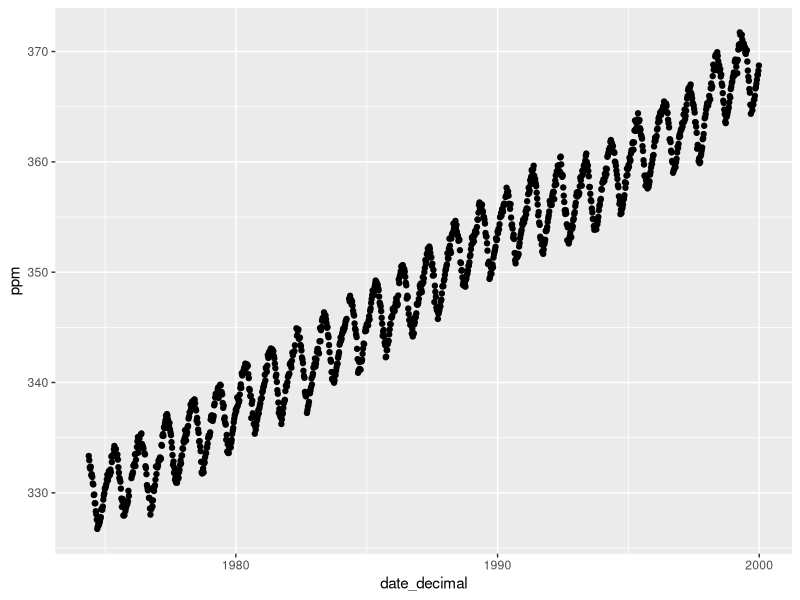
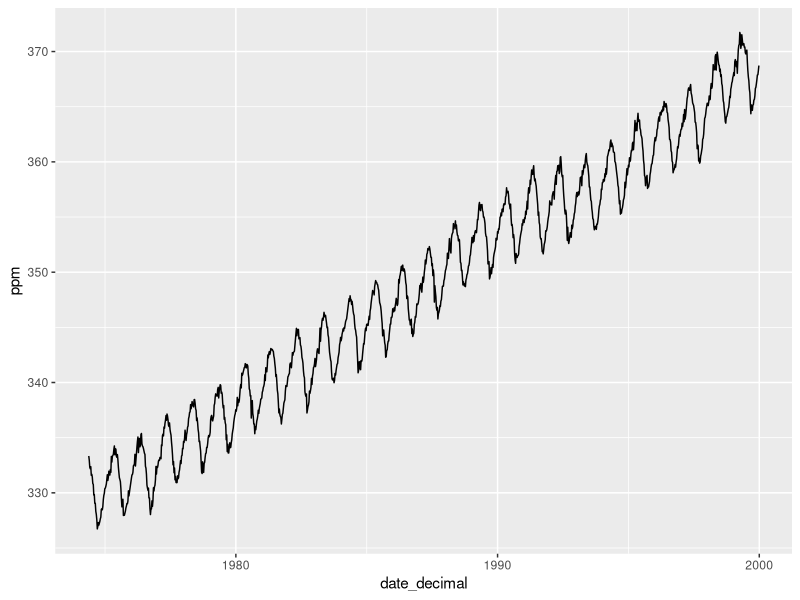
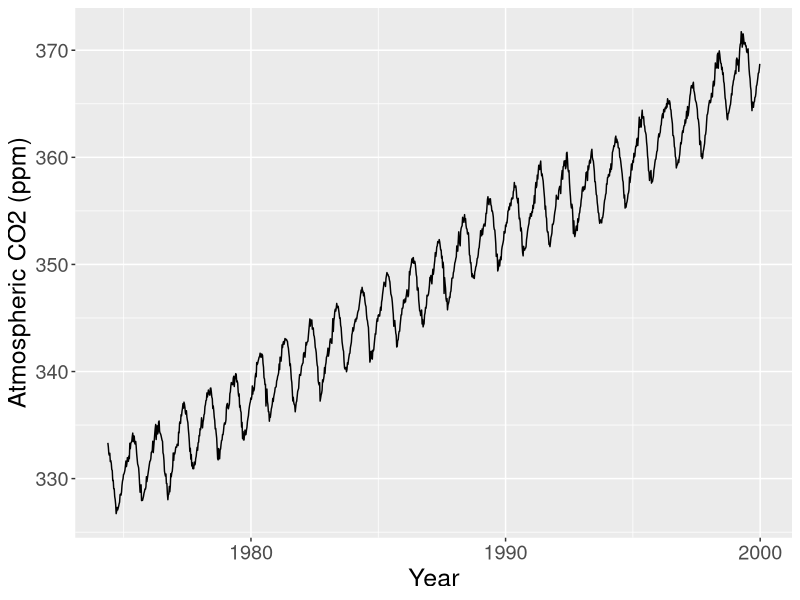
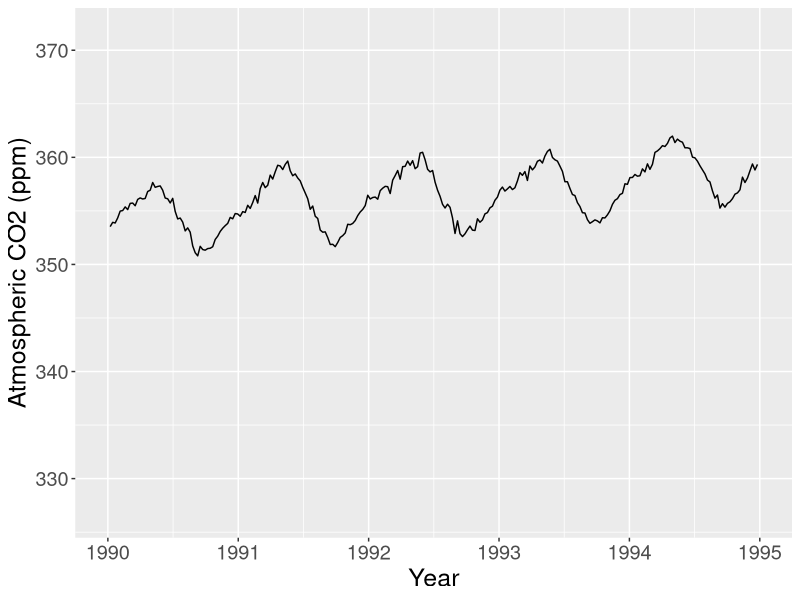
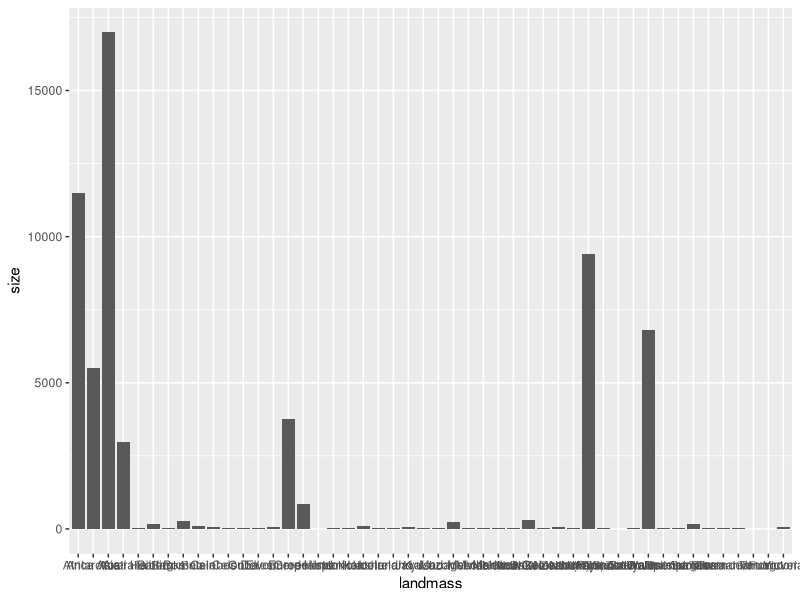
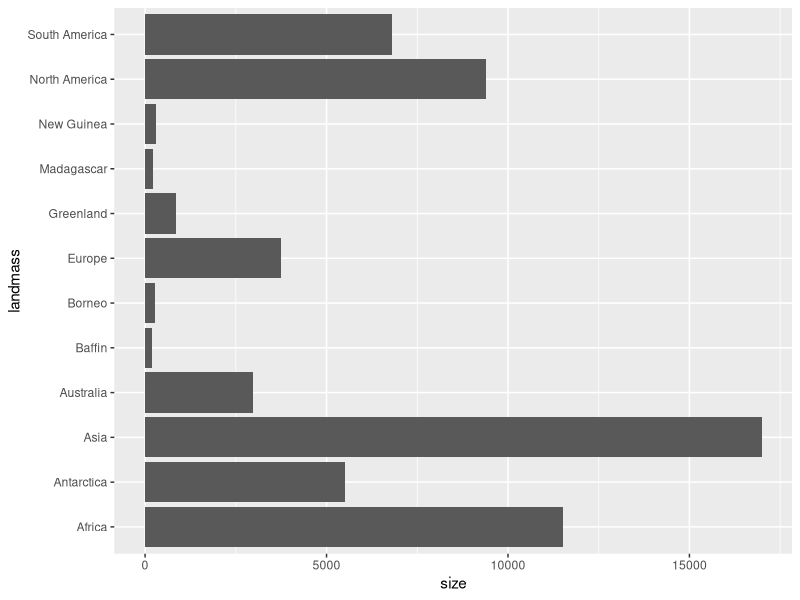
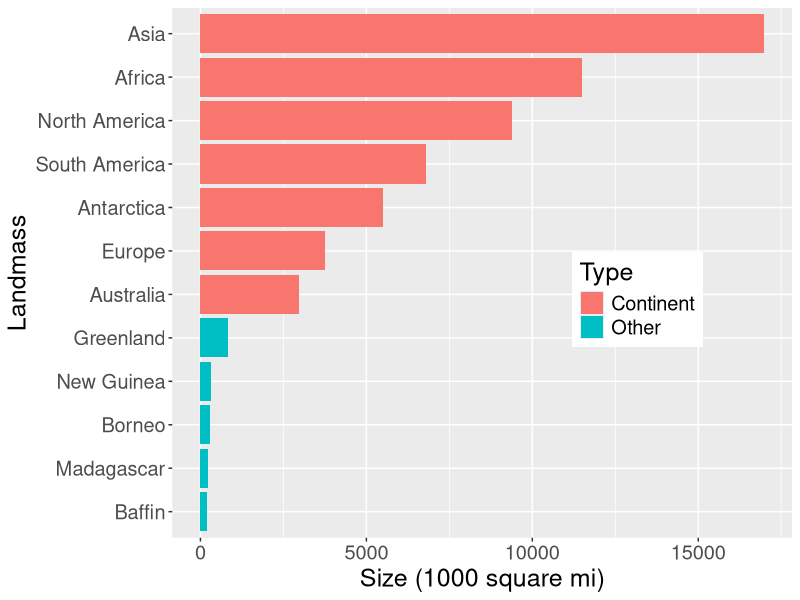
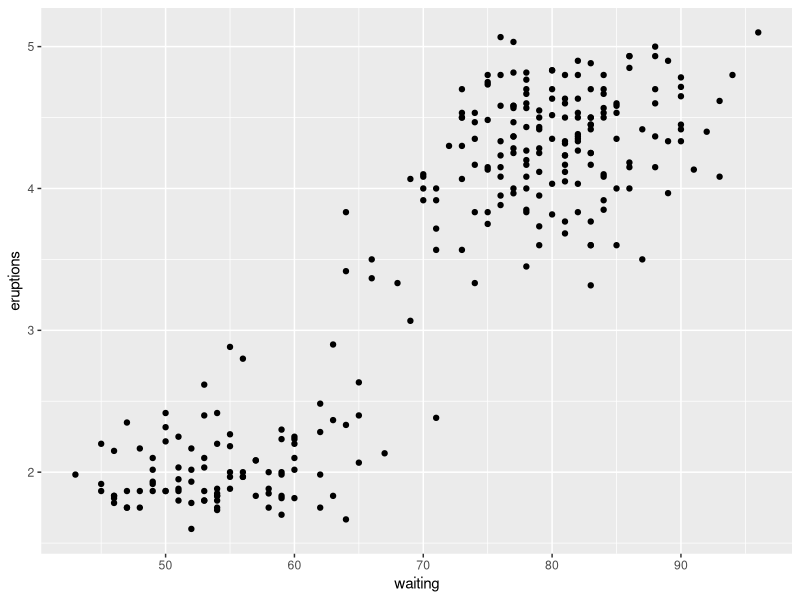

Write R code to recreate these figures, in order. (Note: this script raises an error after producing the figures.)
## ---- chunk 1
library(tidyverse)
## ---- chunk 2
options(warn = -1)
## ---- chunk 3
# mauna loa carbon dioxide data
co2_df <- read_csv("data/mauna_loa.csv") %>%
  filter(ppm > 0, date_decimal < 2000)
co2_df
## ---- chunk 4
co2_scatter <- ggplot(co2_df, aes(x = date_decimal, y = ppm)) +
  geom_point()
co2_scatter
## ---- chunk 5
co2_line <- ggplot(co2_df, aes(x = date_decimal, y = ppm)) +
  geom_line()
co2_line
## ---- chunk 6
co2_line <- ggplot(co2_df, aes(x = date_decimal, y = ppm)) +
  geom_line() +
  xlab("Year") +
  ylab("Atmospheric CO2 (ppm)") +
  theme(text = element_text(size = 18))
co2_line
## ---- chunk 7
co2_line <- ggplot(co2_df, aes(x = date_decimal, y = ppm)) +
  geom_line() +
  xlab("Year") +
  ylab("Atmospheric CO2 (ppm)") +
  scale_x_continuous(limits = c(1990, 1995)) +
  theme(text = element_text(size = 18))
co2_line
## ---- chunk 8
# islands data
islands_df <- read_csv("data/islands.csv")
islands_df
## ---- chunk 9
islands_bar <- ggplot(islands_df, aes(x = landmass, y = size)) +
  geom_bar(stat = "identity")
islands_bar
## ---- chunk 10
islands_top12 <- top_n(islands_df, 12, size)
islands_bar <- ggplot(islands_top12, aes(x = landmass, y = size)) +
  geom_bar(stat = "identity") +
  coord_flip()
islands_bar
## ---- chunk 11
islands_top12 <- top_n(islands_df, 12, size)
continents <- c("Africa", "Antarctica", "Asia", "Australia", "Europe", "North America", "South America")
islands_ct <- mutate(islands_top12, is_continent = ifelse(landmass %in% continents, "Continent", "Other"))
islands_ct
## ---- chunk 12
islands_bar <- ggplot(islands_ct, aes(x = reorder(landmass, size), y = size, fill = is_continent)) +
  geom_bar(stat = "identity") +
  labs(x = "Landmass", y = "Size (1000 square mi)", fill = "Type") +
  coord_flip() +
  theme(text = element_text(size = 18), legend.position = c(0.75, 0.45))
islands_bar
## ---- chunk 13
# old faithful eruption time / wait time data convert to tibble
faithful <- as.tibble(faithful)
## ---- chunk 14
# old faithful eruption time / wait time data
faithful
## ---- chunk 15
faithful_scatter <- ggplot(faithful, aes(x = waiting, y = eruptions)) +
  geom_point()
faithful_scatter
## ---- chunk 16
faithful_scatter <- ggplot(faithful, aes(x = waiting, y = eruptions)) +
  geom_point() +
  labs(x = "Waiting Time (mins)", y = "Eruption Duration (mins)") +
  theme(text = element_text(size = 18))
faithful_scatter
## ---- chunk 17
# michelson morley experimental data
morley <- as.tibble(morley)
## ---- chunk 18
# michelson morley experimental data
morley
## ---- chunk 19
morley_hist <- ggplot(morley, aes(x = Speed)) +
  geom_histogram()
morley_hist
## ---- chunk 20
morley_hist <- ggplot(morley, aes(x = Speed)) +
  geom_histogram() +
  geom_vline(xintercept = 792.458, linetype = "dashed", size = 1.0)
morley_hist
## ---- chunk 21
morley_hist <- ggplot(morley, aes(x = Speed, fill = factor(Expt))) +
  geom_histogram(position = "identity", alpha = 0.5) +
  geom_vline(xintercept = 792.458, linetype = "dashed", size = 1.0)
morley_hist
## ---- chunk 22
morley_hist <- ggplot(morley, aes(x = Speed, fill = factor(Expt))) +
  geom_histogram(position = "identity") +
  facet_grid(Expt ~ .) +
  geom_vline(xintercept = 792.458, linetype = "dashed", size = 1.0)
morley_hist
## ---- chunk 23
morley_rel <- mutate(morley, relative_accuracy = 100 * ((299000 + Speed) - 299792.458) / (299792.458))
morley_hist <- ggplot(morley_rel, aes(x = relative_accuracy, fill = factor(Expt))) +
  geom_histogram(position = "identity") +
  facet_grid(Expt ~ .) +
  geom_vline(xintercept = 0, linetype = "dashed", size = 1.0) +
  labs(x = "Relative Accuracy (%)", y = "# Measurements", fill = "Experiment ID") +
  theme(text = element_text(size = 18))
morley_hist
## ---- chunk 24
library(svglite) # we need this to save SVG files
faithful_plot <- ggplot(data = faithful, aes(x = waiting, y = eruptions)) +
  geom_point()

faithful_plot

ggsave("faithful_plot.png", faithful_plot)
ggsave("faithful_plot.jpg", faithful_plot)
ggsave("faithful_plot.bmp", faithful_plot)
ggsave("faithful_plot.tiff", faithful_plot)
ggsave("faithful_plot.svg", faithful_plot)

print(paste("PNG filesize: ", file.info("faithful_plot.png")["size"] / 1000000, "MB"))
print(paste("JPG filesize: ", file.info("faithful_plot.jpg")["size"] / 1000000, "MB"))
print(paste("BMP filesize: ", file.info("faithful_plot.bmp")["size"] / 1000000, "MB"))
print(paste("TIFF filesize: ", file.info("faithful_plot.tiff")["size"] / 1000000, "MB"))
print(paste("SVG filesize: ", file.info("faithful_plot.svg")["size"] / 1000000, "MB"))
## ---- chunk 25
knitr::include_graphics("img/faithful_zoom.png")
knitr::include_graphics("img/faithful_zoom.svg")
